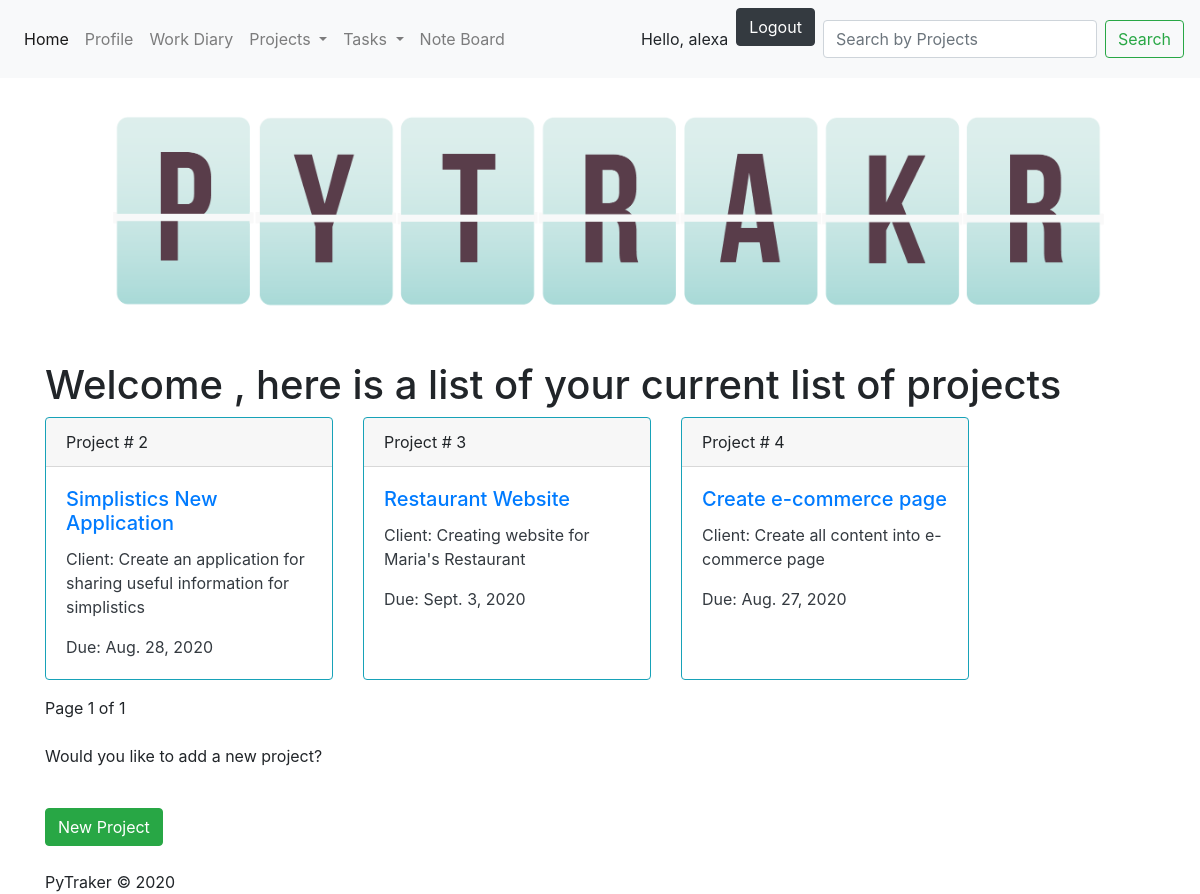
The app's page / (signed in), older data.
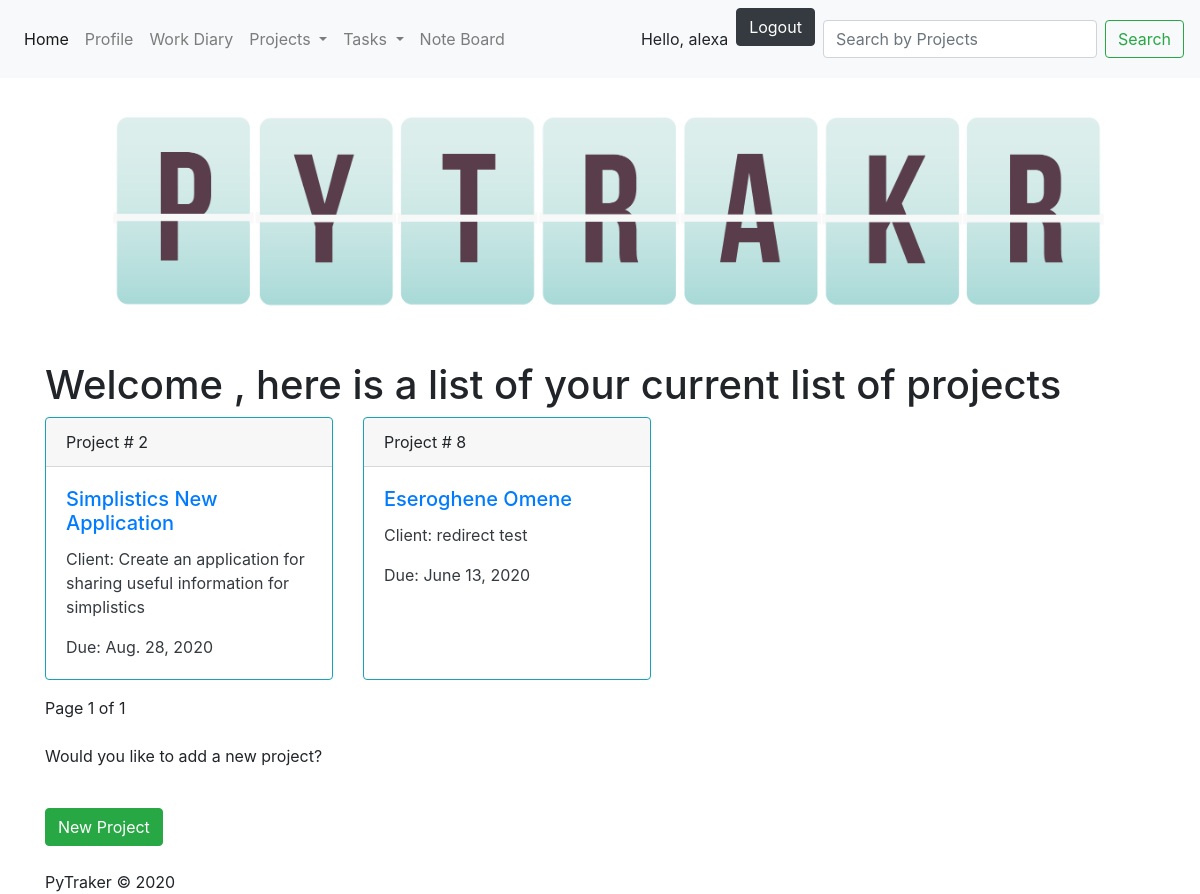
The same page, newer data.
### PyTraker/models.py (models this page shows, shortened)
class Projects(models.Model):
    name = models.CharField(max_length=50)
    description = models.TextField(max_length=250)
    clientID = models.ForeignKey(Clients, on_delete=models.CASCADE)
    payRate = models.IntegerField()
    startDate = models.DateTimeField()
    dueDate = models.DateTimeField()

### PyTraker/views.py (the view)
# urls.py: path('', views.home, name="home"),
def home(request):
    project_list = Projects.objects.all()
    paginator = Paginator(project_list, 5)
    page_number = request.GET.get('page')
    page_obj = paginator.get_page(page_number)
    return render(request, 'PyTraker/index.html', {'page_obj': page_obj})

### PyTraker/templates/PyTraker/index.html (shortened to what this page needs)
{% extends "PyTraker/header.html" %}
{% block content %}
{% if user.is_authenticated %}
<h1> Welcome {{ user.profile.firstname }} {{ user.profile.lastname }}, here is a list of your current list of projects  </h1>
{% if page_obj %}
    <div class="card-deck">
         {% for project in page_obj %}
        <div class="card border-info mb-3" style="max-width: 18rem;">
          <div class="card-header">Project # {{ project.id }}</div>
            <div class="card-body text-dark">
            <h5 class="card-title"><a href="/PyTraker/details_project/{{ project.id }}">{{ project.name }}</a></h5>
            <p class="card-text">Client: {{ project.description }}</p>
            <p class="card-text">Due: {{ project.dueDate.date }}</p>
        </div>
        </div>
     {% endfor %}
    </div>
<div class="pagination">
    <span class="step-links">
        <span class="current">
            Page {{ page_obj.number }} of {{ page_obj.paginator.num_pages }}
        </span>
    </span>
</div>
{% else %}
<p> No projects yet!</p>
{% endif %}
    <div>
    <br>
<p>Would you like to add a new project?</p>
<a class="btn btn-success" href= "/PyTraker/new_project">New Project</a>
</div>
{% endif %}
{% endblock %}

### PyTraker/templates/PyTraker/header.html (shortened to what this page needs)
<head>
    <link rel="stylesheet" href="https://stackpath.bootstrapcdn.com/bootstrap/4.5.0/css/bootstrap.min.css"
>
    <link rel="stylesheet" href="//code.jquery.com/ui/1.12.1/themes/base/jquery-ui.css">
     {% load static %}
    <link rel="stylesheet" type="text/css" href="{% static 'PyTraker/style.css' %}">
</head>
<body>
<header>
    <nav class="navbar navbar-expand-lg navbar-light bg-light">
  <div class="collapse navbar-collapse" id="navbarSupportedContent">
    <ul class="navbar-nav mr-auto">
      <li class="nav-item active">
        <a class="nav-link" href="/PyTraker/index">Home</a>
      </li>
        {% if user.is_authenticated %}
      <li class="nav-item">
        <a class="nav-link" href="/PyTraker/user_profile/{{ request.user.id }}">Profile</a>
      </li>
      <li class="nav-item">
        <a class="nav-link" href="/PyTraker/workdiary">Work Diary</a>
      </li>
      <li class="nav-item dropdown">
        <a class="nav-link dropdown-toggle" href="#" id="navbarDropdown" role="button" data-toggle="dropdown" aria-haspopup="true" aria-expanded="false">
          Projects
        </a>
      </li>
            <li class="nav-item dropdown">
        <a class="nav-link dropdown-toggle" href="#" id="navbarDropdown" role="button" data-toggle="dropdown" aria-haspopup="true" aria-expanded="false">
          Tasks
        </a>
      </li>
      <li class="nav-item">
        <a class="nav-link" href="/PyTraker/noteboard">Note Board</a>
      </li>
    </ul>
      <div class="nav-item">Hello, {{ request.user }} </div>  <a href="#" onClick="document.getElementById('logoutform').submit()"><button type="button" class="btn btn-dark" id="logout-btn">Logout</button></a>
{% else %}
<a href="{% url 'PyTraker:sign_up' %}" class="nav-link"  >Sign up</a>  <a href="/PyTraker/login/?next=/" class="nav-link" >Login</a>
{% endif %}
    <form class="form-inline my-2 my-lg-0" action="/search" method="get">
      <input class="form-control mr-sm-2"name='q' type="text" placeholder="Search by Projects" aria-label="Search">
      <button class="btn btn-outline-success my-2 my-sm-0" type="submit">Search</button>
    </form>
  </div>
</nav>
</header>
<div class="container">
{% load static %}
<img src="{% static "PyTraker/logo.png" %}" alt="My logo" id="logo">
{% block content %}
{% endblock %}
<footer>PyTraker &#169; 2020 </footer>
 </body>

### PyTraker/static/PyTraker/style.css (style rules this page uses)
#logo { max-width: 100%; height: auto; margin-left: auto; margin-right: auto; }
.btn { margin-top:1.5em; margin-bottom:1.5em; }
#logout-btn { margin-top:0; margin-left:0.5em; margin-right:0.5em; }

Row changes from the older to the newer data that the page shows:
removed Projects: id "3", name "Restaurant Website", description "Creating website for Maria's Restaurant", dueDate "Sept. 3, 2020"
removed Projects: id "4", name "Create e-commerce page", description "Create all content into e-commerce page", dueDate "Aug. 27, 2020"
added Projects: id "8", name "Eseroghene Omene", description "redirect test", dueDate "June 13, 2020"
